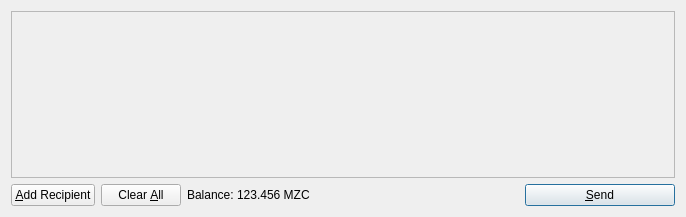
<?xml version="1.0" encoding="UTF-8"?>
<ui version="4.0">
 <class>SendCoinsDialog</class>
 <widget class="QDialog" name="SendCoinsDialog">
  <property name="geometry">
   <rect>
    <x>0</x>
    <y>0</y>
    <width>686</width>
    <height>217</height>
   </rect>
  </property>
  <property name="windowTitle">
   <string>Send Coins</string>
  </property>
  <layout class="QVBoxLayout" name="verticalLayout">
   <item>
    <widget class="QScrollArea" name="scrollArea">
     <property name="widgetResizable">
      <bool>true</bool>
     </property>
     <widget class="QWidget" name="scrollAreaWidgetContents">
      <property name="geometry">
       <rect>
        <x>0</x>
        <y>0</y>
        <width>666</width>
        <height>165</height>
       </rect>
      </property>
      <layout class="QVBoxLayout" name="verticalLayout_2">
       <property name="margin">
        <number>0</number>
       </property>
       <item>
        <layout class="QVBoxLayout" name="entries">
         <property name="spacing">
          <number>6</number>
         </property>
        </layout>
       </item>
       <item>
        <spacer name="verticalSpacer">
         <property name="orientation">
          <enum>Qt::Vertical</enum>
         </property>
         <property name="sizeHint" stdset="0">
          <size>
           <width>20</width>
           <height>40</height>
          </size>
         </property>
        </spacer>
       </item>
      </layout>
     </widget>
    </widget>
   </item>
   <item>
    <layout class="QHBoxLayout" name="horizontalLayout">
     <item>
      <widget class="QPushButton" name="addButton">
       <property name="toolTip">
        <string>Send to multiple recipients at once</string>
       </property>
       <property name="text">
        <string>&amp;Add Recipient</string>
       </property>
       <property name="icon">
        <iconset resource="../bitcoin.qrc">
         <normaloff>:/icons/add</normaloff>:/icons/add</iconset>
       </property>
       <property name="autoDefault">
        <bool>false</bool>
       </property>
      </widget>
     </item>
     <item>
      <widget class="QPushButton" name="clearButton">
       <property name="sizePolicy">
        <sizepolicy hsizetype="Minimum" vsizetype="Fixed">
         <horstretch>0</horstretch>
         <verstretch>0</verstretch>
        </sizepolicy>
       </property>
       <property name="toolTip">
        <string>Remove all transaction fields</string>
       </property>
       <property name="text">
        <string>Clear &amp;All</string>
       </property>
       <property name="icon">
        <iconset resource="../bitcoin.qrc">
         <normaloff>:/icons/remove</normaloff>:/icons/remove</iconset>
       </property>
       <property name="autoRepeatDelay">
        <number>300</number>
       </property>
       <property name="autoDefault">
        <bool>false</bool>
       </property>
      </widget>
     </item>
     <item>
      <layout class="QHBoxLayout" name="horizontalLayout_2">
       <property name="spacing">
        <number>3</number>
       </property>
       <item>
        <widget class="QLabel" name="label">
         <property name="text">
          <string>Balance:</string>
         </property>
        </widget>
       </item>
       <item>
        <widget class="QLabel" name="labelBalance">
         <property name="cursor">
          <cursorShape>IBeamCursor</cursorShape>
         </property>
         <property name="text">
          <string>123.456 MZC</string>
         </property>
         <property name="textInteractionFlags">
          <set>Qt::LinksAccessibleByMouse|Qt::TextSelectableByKeyboard|Qt::TextSelectableByMouse</set>
         </property>
        </widget>
       </item>
      </layout>
     </item>
     <item>
      <spacer name="horizontalSpacer">
       <property name="orientation">
        <enum>Qt::Horizontal</enum>
       </property>
       <property name="sizeHint" stdset="0">
        <size>
         <width>40</width>
         <height>20</height>
        </size>
       </property>
      </spacer>
     </item>
     <item>
      <widget class="QPushButton" name="sendButton">
       <property name="minimumSize">
        <size>
         <width>150</width>
         <height>0</height>
        </size>
       </property>
       <property name="toolTip">
        <string>Confirm the send action</string>
       </property>
       <property name="text">
        <string>&amp;Send</string>
       </property>
       <property name="icon">
        <iconset resource="../bitcoin.qrc">
         <normaloff>:/icons/send</normaloff>:/icons/send</iconset>
       </property>
       <property name="default">
        <bool>true</bool>
       </property>
      </widget>
     </item>
    </layout>
   </item>
  </layout>
 </widget>
 <resources>
  <include location="../bitcoin.qrc"/>
 </resources>
 <connections/>
</ui>
